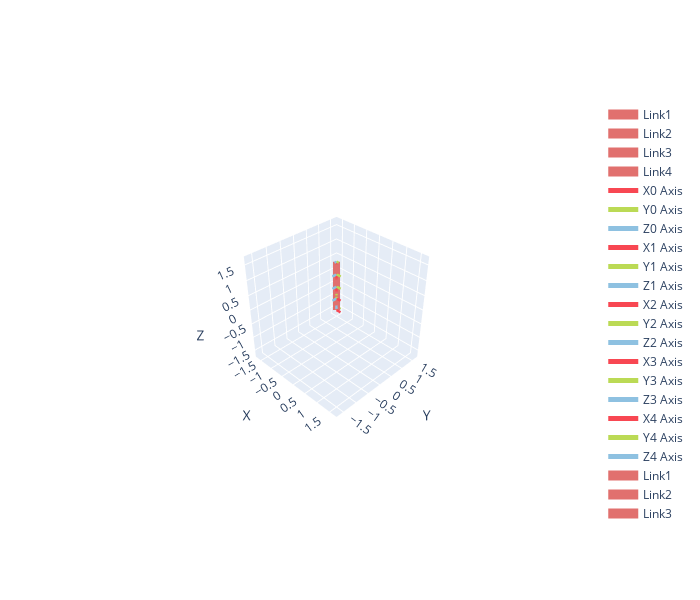

Here is the notebook cell this chart was saved with:
### Code cell
robot.a
robot.d
robot.alpha[0] = 0
robot.plotly(robot.qr, isShow=False)

### Figure 1 — Plotly figure (JSON) as saved in the notebook; plotly's stock layout.template omitted (floating-point values rounded to 4 significant figures)
{"data": [{"line": {"color": "#E1706E", "width": 14}, "mode": "lines", "name": "Link1", "type": "scatter3d", "x": [0.0, 0.0], "y": [0.0, 0.0], "z": [0.0, 0.4]}, {"line": {"color": "#E1706E", "width": 14}, "mode": "lines", "name": "Link2", "type": "scatter3d", "x": [0.0, -2.449e-17], "y": [0.0, 2.449e-17], "z": [0.4, 0.8]}, {"line": {"color": "#E1706E", "width": 14}, "mode": "lines", "name": "Link3", "type": "scatter3d", "x": [-2.449e-17, -4.899e-17], "y": [2.449e-17, 4.899e-17], "z": [0.8, 1.2]}, {"line": {"color": "#E1706E", "width": 14}, "mode": "lines", "name": "Link4", "type": "scatter3d", "x": [-4.899e-17, -7.348e-17], "y": [4.899e-17, 7.348e-17], "z": [1.2, 1.6]}, {"line": {"color": "#F84752", "width": 5}, "mode": "lines", "name": "X0 Axis", "type": "scatter3d", "x": [0, 0.16], "y": [0, 0], "z": [0, 0]}, {"cmax": 1, "cmin": 0, "colorscale": [[0, "#F84752"], [1, "#F84752"]], "showscale": false, "sizemode": "absolute", "sizeref": 0.016, "type": "cone", "u": [1], "v": [0], "w": [0], "x": [0.16], "y": [0], "z": [0]}, {"line": {"color": "#BBDA55", "width": 5}, "mode": "lines", "name": "Y0 Axis", "type": "scatter3d", "x": [0, 0], "y": [0, 0.16], "z": [0, 0]}, {"cmax": 1, "cmin": 0, "colorscale": [[0, "#BBDA55"], [1, "#BBDA55"]], "showscale": false, "sizemode": "absolute", "sizeref": 0.016, "type": "cone", "u": [0], "v": [1], "w": [0], "x": [0], "y": [0.16], "z": [0]}, {"line": {"color": "#8EC1E1", "width": 5}, "mode": "lines", "name": "Z0 Axis", "type": "scatter3d", "x": [0, 0], "y": [0, 0], "z": [0, 0.16]}, {"cmax": 1, "cmin": 0, "colorscale": [[0, "#8EC1E1"], [1, "#8EC1E1"]], "showscale": false, "sizemode": "absolute", "sizeref": 0.016, "type": "cone", "u": [0], "v": [0], "w": [1], "x": [0], "y": [0], "z": [0.16]}, {"line": {"color": "#F84752", "width": 5}, "mode": "lines", "name": "X1 Axis", "type": "scatter3d", "x": [0, 0.16], "y": [0, 0], "z": [0.4, 0.4]}, {"cmax": 1, "cmin": 0, "colorscale": [[0, "#F84752"], [1, "#F84752"]], "showscale": false, "sizemode": "absolute", "sizeref": 0.016, "type": "cone", "u": [1], "v": [0], "w": [0], "x": [0.16], "y": [0], "z": [0.4]}, {"line": {"color": "#BBDA55", "width": 5}, "mode": "lines", "name": "Y1 Axis", "type": "scatter3d", "x": [0, 0], "y": [0, 9.797e-18], "z": [0.4, 0.56]}, {"cmax": 1, "cmin": 0, "colorscale": [[0, "#BBDA55"], [1, "#BBDA55"]], "showscale": false, "sizemode": "absolute", "sizeref": 0.016, "type": "cone", "u": [0], "v": [6.123e-17], "w": [1], "x": [0], "y": [9.797e-18], "z": [0.56]}, {"line": {"color": "#8EC1E1", "width": 5}, "mode": "lines", "name": "Z1 Axis", "type": "scatter3d", "x": [0, 0], "y": [0, -0.16], "z": [0.4, 0.4]}, {"cmax": 1, "cmin": 0, "colorscale": [[0, "#8EC1E1"], [1, "#8EC1E1"]], "showscale": false, "sizemode": "absolute", "sizeref": 0.016, "type": "cone", "u": [0], "v": [-1], "w": [6.123e-17], "x": [0], "y": [-0.16], "z": [0.4]}, {"line": {"color": "#F84752", "width": 5}, "mode": "lines", "name": "X2 Axis", "type": "scatter3d", "x": [-2.449e-17, -1.47e-17], "y": [2.449e-17, 1.47e-17], "z": [0.8, 0.64]}, {"cmax": 1, "cmin": 0, "colorscale": [[0, "#F84752"], [1, "#F84752"]], "showscale": false, "sizemode": "absolute", "sizeref": 0.016, "type": "cone", "u": [6.123e-17], "v": [-6.123e-17], "w": [-1], "x": [-1.47e-17], "y": [1.47e-17], "z": [0.64]}, {"line": {"color": "#BBDA55", "width": 5}, "mode": "lines", "name": "Y2 Axis", "type": "scatter3d", "x": [-2.449e-17, 0.16], "y": [2.449e-17, 2.449e-17], "z": [0.8, 0.8]}, {"cmax": 1, "cmin": 0, "colorscale": [[0, "#BBDA55"], [1, "#BBDA55"]], "showscale": false, "sizemode": "absolute", "sizeref": 0.016, "type": "cone", "u": [1], "v": [3.749e-33], "w": [6.123e-17], "x": [0.16], "y": [2.449e-17], "z": [0.8]}, {"line": {"color": "#8EC1E1", "width": 5}, "mode": "lines", "name": "Z2 Axis", "type": "scatter3d", "x": [-2.449e-17, -2.449e-17], "y": [2.449e-17, -0.16], "z": [0.8, 0.8]}, {"cmax": 1, "cmin": 0, "colorscale": [[0, "#8EC1E1"], [1, "#8EC1E1"]], "showscale": false, "sizemode": "absolute", "sizeref": 0.016, "type": "cone", "u": [0], "v": [-1], "w": [6.123e-17], "x": [-2.449e-17], "y": [-0.16], "z": [0.8]}, {"line": {"color": "#F84752", "width": 5}, "mode": "lines", "name": "X3 Axis", "type": "scatter3d", "x": [-4.899e-17, -3.919e-17], "y": [4.899e-17, 3.919e-17], "z": [1.2, 1.04]}, {"cmax": 1, "cmin": 0, "colorscale": [[0, "#F84752"], [1, "#F84752"]], "showscale": false, "sizemode": "absolute", "sizeref": 0.016, "type": "cone", "u": [6.123e-17], "v": [-6.123e-17], "w": [-1], "x": [-3.919e-17], "y": [3.919e-17], "z": [1.04]}, {"line": {"color": "#BBDA55", "width": 5}, "mode": "lines", "name": "Y3 Axis", "type": "scatter3d", "x": [-4.899e-17, 0.16], "y": [4.899e-17, 4.899e-17], "z": [1.2, 1.2]}, {"cmax": 1, "cmin": 0, "colorscale": [[0, "#BBDA55"], [1, "#BBDA55"]], "showscale": false, "sizemode": "absolute", "sizeref": 0.016, "type": "cone", "u": [1], "v": [3.749e-33], "w": [6.123e-17], "x": [0.16], "y": [4.899e-17], "z": [1.2]}, {"line": {"color": "#8EC1E1", "width": 5}, "mode": "lines", "name": "Z3 Axis", "type": "scatter3d", "x": [-4.899e-17, -4.899e-17], "y": [4.899e-17, -0.16], "z": [1.2, 1.2]}, {"cmax": 1, "cmin": 0, "colorscale": [[0, "#8EC1E1"], [1, "#8EC1E1"]], "showscale": false, "sizemode": "absolute", "sizeref": 0.016, "type": "cone", "u": [0], "v": [-1], "w": [6.123e-17], "x": [-4.899e-17], "y": [-0.16], "z": [1.2]}, {"line": {"color": "#F84752", "width": 5}, "mode": "lines", "name": "X4 Axis", "type": "scatter3d", "x": [-7.348e-17, -6.858e-17], "y": [7.348e-17, 6.858e-17], "z": [1.6, 1.52]}, {"cmax": 1, "cmin": 0, "colorscale": [[0, "#F84752"], [1, "#F84752"]], "showscale": false, "sizemode": "absolute", "sizeref": 0.008, "type": "cone", "u": [6.123e-17], "v": [-6.123e-17], "w": [-1], "x": [-6.858e-17], "y": [6.858e-17], "z": [1.52]}, {"line": {"color": "#BBDA55", "width": 5}, "mode": "lines", "name": "Y4 Axis", "type": "scatter3d", "x": [-7.348e-17, 0.08], "y": [7.348e-17, 7.348e-17], "z": [1.6, 1.6]}, {"cmax": 1, "cmin": 0, "colorscale": [[0, "#BBDA55"], [1, "#BBDA55"]], "showscale": false, "sizemode": "absolute", "sizeref": 0.008, "type": "cone", "u": [1], "v": [3.749e-33], "w": [6.123e-17], "x": [0.08], "y": [7.348e-17], "z": [1.6]}, {"line": {"color": "#8EC1E1", "width": 5}, "mode": "lines", "name": "Z4 Axis", "type": "scatter3d", "x": [-7.348e-17, -7.348e-17], "y": [7.348e-17, -0.08], "z": [1.6, 1.6]}, {"cmax": 1, "cmin": 0, "colorscale": [[0, "#8EC1E1"], [1, "#8EC1E1"]], "showscale": false, "sizemode": "absolute", "sizeref": 0.008, "type": "cone", "u": [0], "v": [-1], "w": [6.123e-17], "x": [-7.348e-17], "y": [-0.08], "z": [1.6]}, {"line": {"color": "#E1706E", "width": 14}, "mode": "lines", "name": "Link1", "type": "scatter3d", "x": [0.0, 0.0], "y": [0.0, 0.0], "z": [0.0, 0.4]}, {"line": {"color": "#E1706E", "width": 14}, "mode": "lines", "name": "Link2", "type": "scatter3d", "x": [0.0, -2.449e-17], "y": [0.0, 2.449e-17], "z": [0.4, 0.8]}, {"line": {"color": "#E1706E", "width": 14}, "mode": "lines", "name": "Link3", "type": "scatter3d", "x": [-2.449e-17, -4.899e-17], "y": [2.449e-17, 4.899e-17], "z": [0.8, 1.2]}, {"line": {"color": "#E1706E", "width": 14}, "mode": "lines", "name": "Link4", "type": "scatter3d", "x": [-4.899e-17, -7.348e-17], "y": [4.899e-17, 7.348e-17], "z": [1.2, 1.6]}, {"line": {"color": "#F84752", "width": 5}, "mode": "lines", "name": "X0 Axis", "type": "scatter3d", "x": [0, 0.16], "y": [0, 0], "z": [0, 0]}, {"cmax": 1, "cmin": 0, "colorscale": [[0, "#F84752"], [1, "#F84752"]], "showscale": false, "sizemode": "absolute", "sizeref": 0.016, "type": "cone", "u": [1], "v": [0], "w": [0], "x": [0.16], "y": [0], "z": [0]}, {"line": {"color": "#BBDA55", "width": 5}, "mode": "lines", "name": "Y0 Axis", "type": "scatter3d", "x": [0, 0], "y": [0, 0.16], "z": [0, 0]}, {"cmax": 1, "cmin": 0, "colorscale": [[0, "#BBDA55"], [1, "#BBDA55"]], "showscale": false, "sizemode": "absolute", "sizeref": 0.016, "type": "cone", "u": [0], "v": [1], "w": [0], "x": [0], "y": [0.16], "z": [0]}, {"line": {"color": "#8EC1E1", "width": 5}, "mode": "lines", "name": "Z0 Axis", "type": "scatter3d", "x": [0, 0], "y": [0, 0], "z": [0, 0.16]}, {"cmax": 1, "cmin": 0, "colorscale": [[0, "#8EC1E1"], [1, "#8EC1E1"]], "showscale": false, "sizemode": "absolute", "sizeref": 0.016, "type": "cone", "u": [0], "v": [0], "w": [1], "x": [0], "y": [0], "z": [0.16]}, {"line": {"color": "#F84752", "width": 5}, "mode": "lines", "name": "X1 Axis", "type": "scatter3d", "x": [0, 0.16], "y": [0, 0], "z": [0.4, 0.4]}, {"cmax": 1, "cmin": 0, "colorscale": [[0, "#F84752"], [1, "#F84752"]], "showscale": false, "sizemode": "absolute", "sizeref": 0.016, "type": "cone", "u": [1], "v": [0], "w": [0], "x": [0.16], "y": [0], "z": [0.4]}, {"line": {"color": "#BBDA55", "width": 5}, "mode": "lines", "name": "Y1 Axis", "type": "scatter3d", "x": [0, 0], "y": [0, 9.797e-18], "z": [0.4, 0.56]}, {"cmax": 1, "cmin": 0, "colorscale": [[0, "#BBDA55"], [1, "#BBDA55"]], "showscale": false, "sizemode": "absolute", "sizeref": 0.016, "type": "cone", "u": [0], "v": [6.123e-17], "w": [1], "x": [0], "y": [9.797e-18], "z": [0.56]}, {"line": {"color": "#8EC1E1", "width": 5}, "mode": "lines", "name": "Z1 Axis", "type": "scatter3d", "x": [0, 0], "y": [0, -0.16], "z": [0.4, 0.4]}, {"cmax": 1, "cmin": 0, "colorscale": [[0, "#8EC1E1"], [1, "#8EC1E1"]], "showscale": false, "sizemode": "absolute", "sizeref": 0.016, "type": "cone", "u": [0], "v": [-1], "w": [6.123e-17], "x": [0], "y": [-0.16], "z": [0.4]}, {"line": {"color": "#F84752", "width": 5}, "mode": "lines", "name": "X2 Axis", "type": "scatter3d", "x": [-2.449e-17, -1.47e-17], "y": [2.449e-17, 1.47e-17], "z": [0.8, 0.64]}, {"cmax": 1, "cmin": 0, "colorscale": [[0, "#F84752"], [1, "#F84752"]], "showscale": false, "sizemode": "absolute", "sizeref": 0.016, "type": "cone", "u": [6.123e-17], "v": [-6.123e-17], "w": [-1], "x": [-1.47e-17], "y": [1.47e-17], "z": [0.64]}, {"line": {"color": "#BBDA55", "width": 5}, "mode": "lines", "name": "Y2 Axis", "type": "scatter3d", "x": [-2.449e-17, 0.16], "y": [2.449e-17, 2.449e-17], "z": [0.8, 0.8]}, {"cmax": 1, "cmin": 0, "colorscale": [[0, "#BBDA55"], [1, "#BBDA55"]], "showscale": false, "sizemode": "absolute", "sizeref": 0.016, "type": "cone", "u": [1], "v": [3.749e-33], "w": [6.123e-17], "x": [0.16], "y": [2.449e-17], "z": [0.8]}, {"line": {"color": "#8EC1E1", "width": 5}, "mode": "lines", "name": "Z2 Axis", "type": "scatter3d", "x": [-2.449e-17, -2.449e-17], "y": [2.449e-17, -0.16], "z": [0.8, 0.8]}, {"cmax": 1, "cmin": 0, "colorscale": [[0, "#8EC1E1"], [1, "#8EC1E1"]], "showscale": false, "sizemode": "absolute", "sizeref": 0.016, "type": "cone", "u": [0], "v": [-1], "w": [6.123e-17], "x": [-2.449e-17], "y": [-0.16], "z": [0.8]}, {"line": {"color": "#F84752", "width": 5}, "mode": "lines", "name": "X3 Axis", "type": "scatter3d", "x": [-4.899e-17, -3.919e-17], "y": [4.899e-17, 3.919e-17], "z": [1.2, 1.04]}, {"cmax": 1, "cmin": 0, "colorscale": [[0, "#F84752"], [1, "#F84752"]], "showscale": false, "sizemode": "absolute", "sizeref": 0.016, "type": "cone", "u": [6.123e-17], "v": [-6.123e-17], "w": [-1], "x": [-3.919e-17], "y": [3.919e-17], "z": [1.04]}, {"line": {"color": "#BBDA55", "width": 5}, "mode": "lines", "name": "Y3 Axis", "type": "scatter3d", "x": [-4.899e-17, 0.16], "y": [4.899e-17, 4.899e-17], "z": [1.2, 1.2]}, {"cmax": 1, "cmin": 0, "colorscale": [[0, "#BBDA55"], [1, "#BBDA55"]], "showscale": false, "sizemode": "absolute", "sizeref": 0.016, "type": "cone", "u": [1], "v": [3.749e-33], "w": [6.123e-17], "x": [0.16], "y": [4.899e-17], "z": [1.2]}, {"line": {"color": "#8EC1E1", "width": 5}, "mode": "lines", "name": "Z3 Axis", "type": "scatter3d", "x": [-4.899e-17, -4.899e-17], "y": [4.899e-17, -0.16], "z": [1.2, 1.2]}, {"cmax": 1, "cmin": 0, "colorscale": [[0, "#8EC1E1"], [1, "#8EC1E1"]], "showscale": false, "sizemode": "absolute", "sizeref": 0.016, "type": "cone", "u": [0], "v": [-1], "w": [6.123e-17], "x": [-4.899e-17], "y": [-0.16], "z": [1.2]}, {"line": {"color": "#F84752", "width": 5}, "mode": "lines", "name": "X4 Axis", "type": "scatter3d", "x": [-7.348e-17, -6.858e-17], "y": [7.348e-17, 6.858e-17], "z": [1.6, 1.52]}, {"cmax": 1, "cmin": 0, "colorscale": [[0, "#F84752"], [1, "#F84752"]], "showscale": false, "sizemode": "absolute", "sizeref": 0.008, "type": "cone", "u": [6.123e-17], "v": [-6.123e-17], "w": [-1], "x": [-6.858e-17], "y": [6.858e-17], "z": [1.52]}, {"line": {"color": "#BBDA55", "width": 5}, "mode": "lines", "name": "Y4 Axis", "type": "scatter3d", "x": [-7.348e-17, 0.08], "y": [7.348e-17, 7.348e-17], "z": [1.6, 1.6]}, {"cmax": 1, "cmin": 0, "colorscale": [[0, "#BBDA55"], [1, "#BBDA55"]], "showscale": false, "sizemode": "absolute", "sizeref": 0.008, "type": "cone", "u": [1], "v": [3.749e-33], "w": [6.123e-17], "x": [0.08], "y": [7.348e-17], "z": [1.6]}, {"line": {"color": "#8EC1E1", "width": 5}, "mode": "lines", "name": "Z4 Axis", "type": "scatter3d", "x": [-7.348e-17, -7.348e-17], "y": [7.348e-17, -0.08], "z": [1.6, 1.6]}, {"cmax": 1, "cmin": 0, "colorscale": [[0, "#8EC1E1"], [1, "#8EC1E1"]], "showscale": false, "sizemode": "absolute", "sizeref": 0.008, "type": "cone", "u": [0], "v": [-1], "w": [6.123e-17], "x": [-7.348e-17], "y": [-0.08], "z": [1.6]}, {"line": {"color": "#E1706E", "width": 14}, "mode": "lines", "name": "Link1", "type": "scatter3d", "x": [0.0, 0.0], "y": [0.0, 0.0], "z": [0.0, 0.4]}, {"line": {"color": "#E1706E", "width": 14}, "mode": "lines", "name": "Link2", "type": "scatter3d", "x": [0.0, -2.449e-17], "y": [0.0, 2.449e-17], "z": [0.4, 0.8]}, {"line": {"color": "#E1706E", "width": 14}, "mode": "lines", "name": "Link3", "type": "scatter3d", "x": [-2.449e-17, -4.899e-17], "y": [2.449e-17, 4.899e-17], "z": [0.8, 1.2]}, {"line": {"color": "#E1706E", "width": 14}, "mode": "lines", "name": "Link4", "type": "scatter3d", "x": [-4.899e-17, -7.348e-17], "y": [4.899e-17, 7.348e-17], "z": [1.2, 1.6]}, {"line": {"color": "#F84752", "width": 5}, "mode": "lines", "name": "X0 Axis", "type": "scatter3d", "x": [0, 0.16], "y": [0, 0], "z": [0, 0]}, {"cmax": 1, "cmin": 0, "colorscale": [[0, "#F84752"], [1, "#F84752"]], "showscale": false, "sizemode": "absolute", "sizeref": 0.016, "type": "cone", "u": [1], "v": [0], "w": [0], "x": [0.16], "y": [0], "z": [0]}, {"line": {"color": "#BBDA55", "width": 5}, "mode": "lines", "name": "Y0 Axis", "type": "scatter3d", "x": [0, 0], "y": [0, 0.16], "z": [0, 0]}, {"cmax": 1, "cmin": 0, "colorscale": [[0, "#BBDA55"], [1, "#BBDA55"]], "showscale": false, "sizemode": "absolute", "sizeref": 0.016, "type": "cone", "u": [0], "v": [1], "w": [0], "x": [0], "y": [0.16], "z": [0]}, {"line": {"color": "#8EC1E1", "width": 5}, "mode": "lines", "name": "Z0 Axis", "type": "scatter3d", "x": [0, 0], "y": [0, 0], "z": [0, 0.16]}, {"cmax": 1, "cmin": 0, "colorscale": [[0, "#8EC1E1"], [1, "#8EC1E1"]], "showscale": false, "sizemode": "absolute", "sizeref": 0.016, "type": "cone", "u": [0], "v": [0], "w": [1], "x": [0], "y": [0], "z": [0.16]}, {"line": {"color": "#F84752", "width": 5}, "mode": "lines", "name": "X1 Axis", "type": "scatter3d", "x": [0, 0.16], "y": [0, 0], "z": [0.4, 0.4]}, {"cmax": 1, "cmin": 0, "colorscale": [[0, "#F84752"], [1, "#F84752"]], "showscale": false, "sizemode": "absolute", "sizeref": 0.016, "type": "cone", "u": [1], "v": [0], "w": [0], "x": [0.16], "y": [0], "z": [0.4]}, {"line": {"color": "#BBDA55", "width": 5}, "mode": "lines", "name": "Y1 Axis", "type": "scatter3d", "x": [0, 0], "y": [0, 9.797e-18], "z": [0.4, 0.56]}, {"cmax": 1, "cmin": 0, "colorscale": [[0, "#BBDA55"], [1, "#BBDA55"]], "showscale": false, "sizemode": "absolute", "sizeref": 0.016, "type": "cone", "u": [0], "v": [6.123e-17], "w": [1], "x": [0], "y": [9.797e-18], "z": [0.56]}, {"line": {"color": "#8EC1E1", "width": 5}, "mode": "lines", "name": "Z1 Axis", "type": "scatter3d", "x": [0, 0], "y": [0, -0.16], "z": [0.4, 0.4]}, {"cmax": 1, "cmin": 0, "colorscale": [[0, "#8EC1E1"], [1, "#8EC1E1"]], "showscale": false, "sizemode": "absolute", "sizeref": 0.016, "type": "cone", "u": [0], "v": [-1], "w": [6.123e-17], "x": [0], "y": [-0.16], "z": [0.4]}, {"line": {"color": "#F84752", "width": 5}, "mode": "lines", "name": "X2 Axis", "type": "scatter3d", "x": [-2.449e-17, -1.47e-17], "y": [2.449e-17, 1.47e-17], "z": [0.8, 0.64]}, {"cmax": 1, "cmin": 0, "colorscale": [[0, "#F84752"], [1, "#F84752"]], "showscale": false, "sizemode": "absolute", "sizeref": 0.016, "type": "cone", "u": [6.123e-17], "v": [-6.123e-17], "w": [-1], "x": [-1.47e-17], "y": [1.47e-17], "z": [0.64]}, {"line": {"color": "#BBDA55", "width": 5}, "mode": "lines", "name": "Y2 Axis", "type": "scatter3d", "x": [-2.449e-17, 0.16], "y": [2.449e-17, 2.449e-17], "z": [0.8, 0.8]}, {"cmax": 1, "cmin": 0, "colorscale": [[0, "#BBDA55"], [1, "#BBDA55"]], "showscale": false, "sizemode": "absolute", "sizeref": 0.016, "type": "cone", "u": [1], "v": [3.749e-33], "w": [6.123e-17], "x": [0.16], "y": [2.449e-17], "z": [0.8]}, {"line": {"color": "#8EC1E1", "width": 5}, "mode": "lines", "name": "Z2 Axis", "type": "scatter3d", "x": [-2.449e-17, -2.449e-17], "y": [2.449e-17, -0.16], "z": [0.8, 0.8]}, {"cmax": 1, "cmin": 0, "colorscale": [[0, "#8EC1E1"], [1, "#8EC1E1"]], "showscale": false, "sizemode": "absolute", "sizeref": 0.016, "type": "cone", "u": [0], "v": [-1], "w": [6.123e-17], "x": [-2.449e-17], "y": [-0.16], "z": [0.8]}, {"line": {"color": "#F84752", "width": 5}, "mode": "lines", "name": "X3 Axis", "type": "scatter3d", "x": [-4.899e-17, -3.919e-17], "y": [4.899e-17, 3.919e-17], "z": [1.2, 1.04]}, {"cmax": 1, "cmin": 0, "colorscale": [[0, "#F84752"], [1, "#F84752"]], "showscale": false, "sizemode": "absolute", "sizeref": 0.016, "type": "cone", "u": [6.123e-17], "v": [-6.123e-17], "w": [-1], "x": [-3.919e-17], "y": [3.919e-17], "z": [1.04]}, {"line": {"color": "#BBDA55", "width": 5}, "mode": "lines", "name": "Y3 Axis", "type": "scatter3d", "x": [-4.899e-17, 0.16], "y": [4.899e-17, 4.899e-17], "z": [1.2, 1.2]}, {"cmax": 1, "cmin": 0, "colorscale": [[0, "#BBDA55"], [1, "#BBDA55"]], "showscale": false, "sizemode": "absolute", "sizeref": 0.016, "type": "cone", "u": [1], "v": [3.749e-33], "w": [6.123e-17], "x": [0.16], "y": [4.899e-17], "z": [1.2]}, {"line": {"color": "#8EC1E1", "width": 5}, "mode": "lines", "name": "Z3 Axis", "type": "scatter3d", "x": [-4.899e-17, -4.899e-17], "y": [4.899e-17, -0.16], "z": [1.2, 1.2]}, {"cmax": 1, "cmin": 0, "colorscale": [[0, "#8EC1E1"], [1, "#8EC1E1"]], "showscale": false, "sizemode": "absolute", "sizeref": 0.016, "type": "cone", "u": [0], "v": [-1], "w": [6.123e-17], "x": [-4.899e-17], "y": [-0.16], "z": [1.2]}, {"line": {"color": "#F84752", "width": 5}, "mode": "lines", "name": "X4 Axis", "type": "scatter3d", "x": [-7.348e-17, -6.858e-17], "y": [7.348e-17, 6.858e-17], "z": [1.6, 1.52]}, {"cmax": 1, "cmin": 0, "colorscale": [[0, "#F84752"], [1, "#F84752"]], "showscale": false, "sizemode": "absolute", "sizeref": 0.008, "type": "cone", "u": [6.123e-17], "v": [-6.123e-17], "w": [-1], "x": [-6.858e-17], "y": [6.858e-17], "z": [1.52]}, {"line": {"color": "#BBDA55", "width": 5}, "mode": "lines", "name": "Y4 Axis", "type": "scatter3d", "x": [-7.348e-17, 0.08], "y": [7.348e-17, 7.348e-17], "z": [1.6, 1.6]}, {"cmax": 1, "cmin": 0, "colorscale": [[0, "#BBDA55"], [1, "#BBDA55"]], "showscale": false, "sizemode": "absolute", "sizeref": 0.008, "type": "cone", "u": [1], "v": [3.749e-33], "w": [6.123e-17], "x": [0.08], "y": [7.348e-17], "z": [1.6]}, {"line": {"color": "#8EC1E1", "width": 5}, "mode": "lines", "name": "Z4 Axis", "type": "scatter3d", "x": [-7.348e-17, -7.348e-17], "y": [7.348e-17, -0.08], "z": [1.6, 1.6]}, {"cmax": 1, "cmin": 0, "colorscale": [[0, "#8EC1E1"], [1, "#8EC1E1"]], "showscale": false, "sizemode": "absolute", "sizeref": 0.008, "type": "cone", "u": [0], "v": [-1], "w": [6.123e-17], "x": [-7.348e-17], "y": [-0.08], "z": [1.6]}, {"line": {"color": "#E1706E", "width": 14}, "mode": "lines", "name": "Link1", "type": "scatter3d", "x": [0.0, 0.0], "y": [0.0, 0.0], "z": [0.0, 0.4]}, {"line": {"color": "#E1706E", "width": 14}, "mode": "lines", "name": "Link2", "type": "scatter3d", "x": [0.0, -2.449e-17], "y": [0.0, 2.449e-17], "z": [0.4, 0.8]}, {"line": {"color": "#E1706E", "width": 14}, "mode": "lines", "name": "Link3", "type": "scatter3d", "x": [-2.449e-17, -4.899e-17], "y": [2.449e-17, 4.899e-17], "z": [0.8, 1.2]}, {"line": {"color": "#E1706E", "width": 14}, "mode": "lines", "name": "Link4", "type": "scatter3d", "x": [-4.899e-17, -7.348e-17], "y": [4.899e-17, 7.348e-17], "z": [1.2, 1.6]}, {"line": {"color": "#F84752", "width": 5}, "mode": "lines", "name": "X0 Axis", "type": "scatter3d", "x": [0, 0.16], "y": [0, 0], "z": [0, 0]}, {"cmax": 1, "cmin": 0, "colorscale": [[0, "#F84752"], [1, "#F84752"]], "showscale": false, "sizemode": "absolute", "sizeref": 0.016, "type": "cone", "u": [1], "v": [0], "w": [0], "x": [0.16], "y": [0], "z": [0]}, {"line": {"color": "#BBDA55", "width": 5}, "mode": "lines", "name": "Y0 Axis", "type": "scatter3d", "x": [0, 0], "y": [0, 0.16], "z": [0, 0]}, {"cmax": 1, "cmin": 0, "colorscale": [[0, "#BBDA55"], [1, "#BBDA55"]], "showscale": false, "sizemode": "absolute", "sizeref": 0.016, "type": "cone", "u": [0], "v": [1], "w": [0], "x": [0], "y": [0.16], "z": [0]}, {"line": {"color": "#8EC1E1", "width": 5}, "mode": "lines", "name": "Z0 Axis", "type": "scatter3d", "x": [0, 0], "y": [0, 0], "z": [0, 0.16]}, {"cmax": 1, "cmin": 0, "colorscale": [[0, "#8EC1E1"], [1, "#8EC1E1"]], "showscale": false, "sizemode": "absolute", "sizeref": 0.016, "type": "cone", "u": [0], "v": [0], "w": [1], "x": [0], "y": [0], "z": [0.16]}, {"line": {"color": "#F84752", "width": 5}, "mode": "lines", "name": "X1 Axis", "type": "scatter3d", "x": [0, 0.16], "y": [0, 0], "z": [0.4, 0.4]}, {"cmax": 1, "cmin": 0, "colorscale": [[0, "#F84752"], [1, "#F84752"]], "showscale": false, "sizemode": "absolute", "sizeref": 0.016, "type": "cone", "u": [1], "v": [0], "w": [0], "x": [0.16], "y": [0], "z": [0.4]}, {"line": {"color": "#BBDA55", "width": 5}, "mode": "lines", "name": "Y1 Axis", "type": "scatter3d", "x": [0, 0], "y": [0, 9.797e-18], "z": [0.4, 0.56]}, {"cmax": 1, "cmin": 0, "colorscale": [[0, "#BBDA55"], [1, "#BBDA55"]], "showscale": false, "sizemode": "absolute", "sizeref": 0.016, "type": "cone", "u": [0], "v": [6.123e-17], "w": [1], "x": [0], "y": [9.797e-18], "z": [0.56]}, {"line": {"color": "#8EC1E1", "width": 5}, "mode": "lines", "name": "Z1 Axis", "type": "scatter3d", "x": [0, 0], "y": [0, -0.16], "z": [0.4, 0.4]}, {"cmax": 1, "cmin": 0, "colorscale": [[0, "#8EC1E1"], [1, "#8EC1E1"]], "showscale": false, "sizemode": "absolute", "sizeref": 0.016, "type": "cone", "u": [0], "v": [-1], "w": [6.123e-17], "x": [0], "y": [-0.16], "z": [0.4]}, {"line": {"color": "#F84752", "width": 5}, "mode": "lines", "name": "X2 Axis", "type": "scatter3d", "x": [-2.449e-17, -1.47e-17], "y": [2.449e-17, 1.47e-17], "z": [0.8, 0.64]}, {"cmax": 1, "cmin": 0, "colorscale": [[0, "#F84752"], [1, "#F84752"]], "showscale": false, "sizemode": "absolute", "sizeref": 0.016, "type": "cone", "u": [6.123e-17], "v": [-6.123e-17], "w": [-1], "x": [-1.47e-17], "y": [1.47e-17], "z": [0.64]}, {"line": {"color": "#BBDA55", "width": 5}, "mode": "lines", "name": "Y2 Axis", "type": "scatter3d", "x": [-2.449e-17, 0.16], "y": [2.449e-17, 2.449e-17], "z": [0.8, 0.8]}, {"cmax": 1, "cmin": 0, "colorscale": [[0, "#BBDA55"], [1, "#BBDA55"]], "showscale": false, "sizemode": "absolute", "sizeref": 0.016, "type": "cone", "u": [1], "v": [3.749e-33], "w": [6.123e-17], "x": [0.16], "y": [2.449e-17], "z": [0.8]}, {"line": {"color": "#8EC1E1", "width": 5}, "mode": "lines", "name": "Z2 Axis", "type": "scatter3d", "x": [-2.449e-17, -2.449e-17], "y": [2.449e-17, -0.16], "z": [0.8, 0.8]}, {"cmax": 1, "cmin": 0, "colorscale": [[0, "#8EC1E1"], [1, "#8EC1E1"]], "showscale": false, "sizemode": "absolute", "sizeref": 0.016, "type": "cone", "u": [0], "v": [-1], "w": [6.123e-17], "x": [-2.449e-17], "y": [-0.16], "z": [0.8]}, {"line": {"color": "#F84752", "width": 5}, "mode": "lines", "name": "X3 Axis", "type": "scatter3d", "x": [-4.899e-17, -3.919e-17], "y": [4.899e-17, 3.919e-17], "z": [1.2, 1.04]}, {"cmax": 1, "cmin": 0, "colorscale": [[0, "#F84752"], [1, "#F84752"]], "showscale": false, "sizemode": "absolute", "sizeref": 0.016, "type": "cone", "u": [6.123e-17], "v": [-6.123e-17], "w": [-1], "x": [-3.919e-17], "y": [3.919e-17], "z": [1.04]}, {"line": {"color": "#BBDA55", "width": 5}, "mode": "lines", "name": "Y3 Axis", "type": "scatter3d", "x": [-4.899e-17, 0.16], "y": [4.899e-17, 4.899e-17], "z": [1.2, 1.2]}, {"cmax": 1, "cmin": 0, "colorscale": [[0, "#BBDA55"], [1, "#BBDA55"]], "showscale": false, "sizemode": "absolute", "sizeref": 0.016, "type": "cone", "u": [1], "v": [3.749e-33], "w": [6.123e-17], "x": [0.16], "y": [4.899e-17], "z": [1.2]}, {"line": {"color": "#8EC1E1", "width": 5}, "mode": "lines", "name": "Z3 Axis", "type": "scatter3d", "x": [-4.899e-17, -4.899e-17], "y": [4.899e-17, -0.16], "z": [1.2, 1.2]}, {"cmax": 1, "cmin": 0, "colorscale": [[0, "#8EC1E1"], [1, "#8EC1E1"]], "showscale": false, "sizemode": "absolute", "sizeref": 0.016, "type": "cone", "u": [0], "v": [-1], "w": [6.123e-17], "x": [-4.899e-17], "y": [-0.16], "z": [1.2]}, {"line": {"color": "#F84752", "width": 5}, "mode": "lines", "name": "X4 Axis", "type": "scatter3d", "x": [-7.348e-17, -6.858e-17], "y": [7.348e-17, 6.858e-17], "z": [1.6, 1.52]}, {"cmax": 1, "cmin": 0, "colorscale": [[0, "#F84752"], [1, "#F84752"]], "showscale": false, "sizemode": "absolute", "sizeref": 0.008, "type": "cone", "u": [6.123e-17], "v": [-6.123e-17], "w": [-1], "x": [-6.858e-17], "y": [6.858e-17], "z": [1.52]}, {"line": {"color": "#BBDA55", "width": 5}, "mode": "lines", "name": "Y4 Axis", "type": "scatter3d", "x": [-7.348e-17, 0.08], "y": [7.348e-17, 7.348e-17], "z": [1.6, 1.6]}, {"cmax": 1, "cmin": 0, "colorscale": [[0, "#BBDA55"], [1, "#BBDA55"]], "showscale": false, "sizemode": "absolute", "sizeref": 0.008, "type": "cone", "u": [1], "v": [3.749e-33], "w": [6.123e-17], "x": [0.08], "y": [7.348e-17], "z": [1.6]}, {"line": {"color": "#8EC1E1", "width": 5}, "mode": "lines", "name": "Z4 Axis", "type": "scatter3d", "x": [-7.348e-17, -7.348e-17], "y": [7.348e-17, -0.08], "z": [1.6, 1.6]}, {"cmax": 1, "cmin": 0, "colorscale": [[0, "#8EC1E1"], [1, "#8EC1E1"]], "showscale": false, "sizemode": "absolute", "sizeref": 0.008, "type": "cone", "u": [0], "v": [-1], "w": [6.123e-17], "x": [-7.348e-17], "y": [-0.08], "z": [1.6]}], "layout": {"height": 600, "scene": {"aspectmode": "cube", "camera": {"center": {"x": 0, "y": 0, "z": 0}, "eye": {"x": 2.4, "y": -2.4, "z": 2.4}, "up": {"x": 0, "y": 0, "z": 1}}, "xaxis": {"nticks": 10, "range": [-1.76, 1.76], "title": {"text": "X"}}, "yaxis": {"nticks": 10, "range": [-1.76, 1.76], "title": {"text": "Y"}}, "zaxis": {"nticks": 10, "range": [-1.76, 1.76], "title": {"text": "Z"}}}, "width": 700}}
